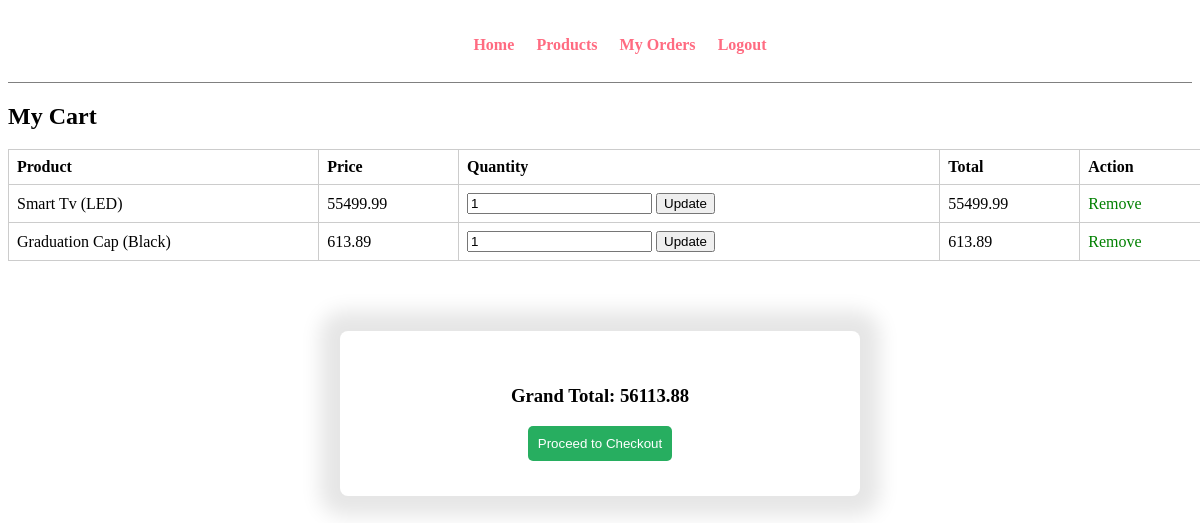
The app's page /user/cart.php (signed in) with its own data.
### tables this page shows
CREATE TABLE `cart` (
  `cart_id` int(11) NOT NULL,
  `user_id` int(11) NOT NULL,
  `product_id` int(11) NOT NULL,
  `quantity` int(11) DEFAULT 1,
  `status` enum('active','abandoned') DEFAULT 'active',
  `last_updated` timestamp NOT NULL DEFAULT current_timestamp() ON UPDATE current_timestamp(),
  `reminder_sent` tinyint(4) DEFAULT 0
);

CREATE TABLE `products` (
  `product_id` int(11) NOT NULL,
  `product_name` varchar(150) NOT NULL,
  `image_name` varchar(255) NOT NULL,
  `category` varchar(100) DEFAULT NULL,
  `price` decimal(10,2) NOT NULL,
  `stock` int(11) NOT NULL,
  `created_at` timestamp NOT NULL DEFAULT current_timestamp()
);

### user/cart.php (the view, shortened to what this page needs)
<?php
    include("../config/db.php");
    $user_id = $_SESSION['user_id'];
    $sql = "SELECT cart.*,products.product_name,products.stock,products.price
    FROM cart
    JOIN products
    ON cart.product_id = products.product_id
    WHERE cart.user_id = '$user_id'";
    $res = mysqli_query($conn,$sql);
?>
<!DOCTYPE html>
<html lang="en">
<head>
    <link rel="stylesheet" href="../css/admin.css">
</head>
<body>
    <div class="menu text-center">
        <div class="wrapper">
            <ul>
                <li><a href="home.php">Home</a></li>
                <li><a href="products.php">Products</a></li>
                <li><a href="my-orders.php">My Orders</a></li>
                <li><a href="../authentication/logout.php">Logout</a></li>
            </ul>
        </div>
    </div>
    <h2>My Cart</h2>
<table class="tbl-full1">
<tr>
    <th>Product</th>
    <th>Price</th>
    <th>Quantity</th>
    <th>Total</th>
    <th>Action</th>
</tr>
<?php
$grand_total = 0;
while($row = mysqli_fetch_assoc($res))
{
    $total = $row['price'] * $row['quantity'];
    $grand_total += $total;
?>
<tr>
    <td><?php echo $row['product_name']; ?></td>
    <td><?php echo $row['price']; ?></td>
    <td>
        <form action="update-cart.php" method="POST">
            <input type="number" name="qty" value="<?php echo $row['quantity'];?>" min="1">
            <button>Update</button>
        </form>
    </td>
    <td><?php echo $total; ?></td>
    <td>
        <a href="remove.php?id=<?php echo $row['product_id']; ?>">
            Remove
        </a>
    </td>
</tr>
<?php
}
?>
</table>
<div class="container">
<h3>Grand Total: <?php echo $grand_total; ?></h3>
<a href="checkout.php">
    <button>Proceed to Checkout</button>
</a>
</div>
</body>
</html>

### css/admin.css (style rules this page uses)
.menu { border-bottom: 1px solid gray; }
.menu ul { list-style-type: none; }
.menu ul li { display: inline; padding: 1%; }
.menu ul li a { text-decoration: none; font-weight: bold; color: #ff6b81; }
.wrapper { padding: 1%; width: 80%; margin: 0 auto; }
.text-center { text-align: center; }
.tbl-full1 { border-collapse: collapse; min-width: 1200px; }
.tbl-full1 th, .tbl-full1 td { padding: 8px; border: 1px solid #ccc; text-align: left; white-space: nowrap; }
.tbl-full1 a { text-decoration: none; color: green; }
.container { max-width: 450px; margin: 70px auto; padding: 35px; background-color: #ffffff; border-radius: 8px; box-shadow: 0 0 20px 20px rgba(0, 0, 0, 0.1); text-align: center; }
.container button { background-color: #27ae60; color: white; border: none; padding: 10px; border-radius: 5px; cursor: pointer; transition: background 0.3s ease; }

### records on screen
cart: product.product_name "Smart Tv (LED)", product.price "55499.99", qty "1"
cart: product.product_name "Graduation Cap (Black)", product.price "613.89", qty "1"

### other values on screen
$grand_total "56113.88"
